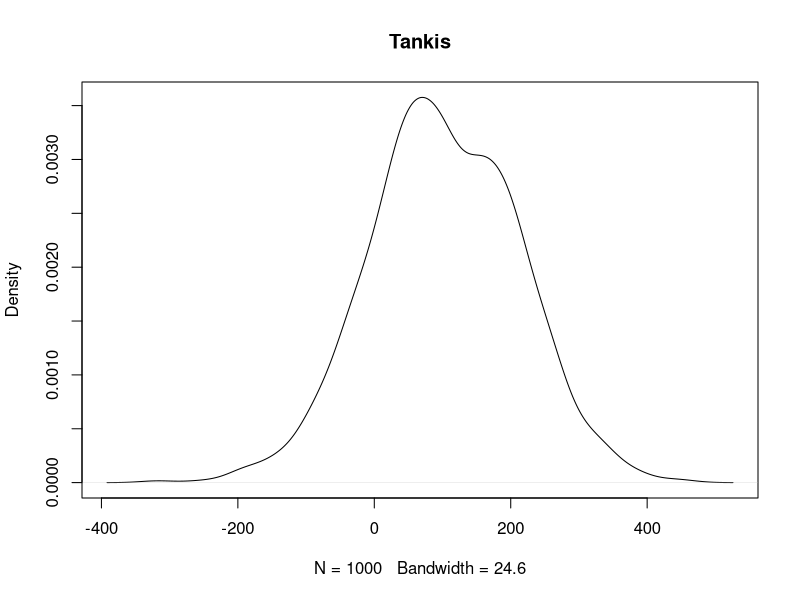

Write the R code that produced this figure.
## ---- chunk 1
knitr::opts_chunk$set(echo = TRUE)
## ---- chunk 2
n <- 1000
balansas <- c(rep(0, times=n))
teigiamasBal <- c(rep(0, times=n))
for (i in 1:n){
  balansas[i] <- sum(sample(c(12, -10), 100, replace=TRUE))
  if (balansas[i] > 0) teigiamasBal <- 1
  else teigiamasBal[i] <- 0 }
mean(teigiamasBal)
mean(balansas) - qt(0.975, df=n-1)*(sd(balansas)/sqrt(n))
mean(balansas) + qt(0.975, df=n-1)*(sd(balansas)/sqrt(n))
plot(density(balansas), main="Tankis")
